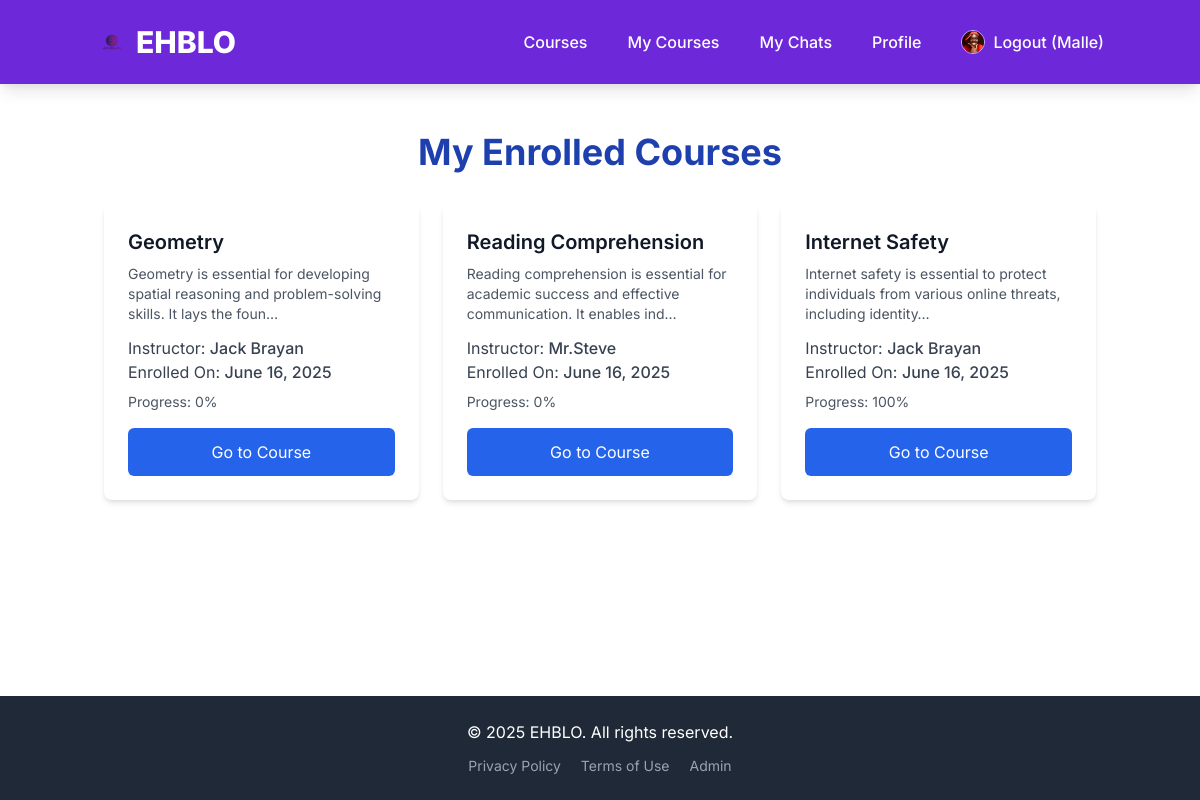
The app's page /courses/my-courses/ (signed in) with its own data.
### users/models.py (models this page shows, shortened)
class CustomUser(AbstractUser):
    USER_TYPE_CHOICES = (
        ("student", "Student"),
        ("instructor", "Instructor"),
    )
    user_type = models.CharField(max_length=20, choices=USER_TYPE_CHOICES, default="student")
    bio = models.TextField(blank=True, null=True)
    profile_picture = models.ImageField(upload_to='profile_pics/', blank=True, null=True)
    phone_number = models.CharField(max_length=20, blank=True, null=True)
    country = models.CharField(max_length=100, blank=True, null=True)
    PEDAGOGIC_LEVEL_CHOICES = [
        ('primary', 'Primary'),
        ('secondary', 'Secondary'),
        ('university', 'University'),
        ('personal', 'Personal'),
    ]
    pedagogic_level = models.CharField(
        max_length=20,
        choices=PEDAGOGIC_LEVEL_CHOICES,
        blank=True,  # Allow it to be optional in the database
        null=True,   # Allow NULL in the database
        verbose_name="Pedagogic Level"
    )
    interests = models.ManyToManyField(
        Subject,
        related_name='interested_users',
        blank=True, # Allow users to have no interests selected initially
        verbose_name="Interests"
    )
    class Meta:
        verbose_name = "User"
        verbose_name_plural = "Users"

### courses/models.py (models this page shows, shortened)
class Enrollment(models.Model):
    student = models.ForeignKey(settings.AUTH_USER_MODEL,
                                 on_delete=models.CASCADE,
                                 related_name='enrollments',
                                 limit_choices_to={'user_type': 'student'})
    course = models.ForeignKey(Course,
                               on_delete=models.CASCADE,
                               related_name='enrollments')
    enrolled_at = models.DateTimeField(auto_now_add=True)
    completed_contents = models.ManyToManyField(Content, blank=True, related_name='completed_by_students')
    class Meta:
        unique_together = ('student', 'course')
    def get_progress(self):
        total_contents = self.course.modules.aggregate(total=models.Count('contents'))['total']
        if not total_contents:
            return 0
        completed_count = self.completed_contents.count()
        return (completed_count / total_contents) * 100

class Course(models.Model):
    instructor = models.ForeignKey(settings.AUTH_USER_MODEL,
                                   on_delete=models.CASCADE,
                                   related_name='courses_created',
                                   limit_choices_to={'user_type': 'instructor'})
    subject = models.ForeignKey(Subject,
                                 on_delete=models.CASCADE,
                                 related_name='courses')
    title = models.CharField(max_length=250)
    slug = models.SlugField(max_length=250, unique=True, blank=True)
    overview = models.TextField()
    created = models.DateTimeField(auto_now_add=True)
    updated = models.DateTimeField(auto_now=True)
    price = models.DecimalField(max_digits=10, decimal_places=2, default=0.00) # 0 for free courses
    is_published = models.BooleanField(default=False)
    tags = TaggableManager(blank=True)
    image = models.ImageField(upload_to='course_thumbnails/', null=True, blank=True)
    class Meta:
        ordering = ('-created',)

### courses/views.py (the view)
# urls.py: path('my-courses/', views.EnrolledCourseListView.as_view(), name='my_courses'),
class EnrolledCourseListView(LoginRequiredMixin, ListView):
    model = Enrollment
    template_name = 'courses/my_courses.html'
    context_object_name = 'enrollments'
    def get_queryset(self):
        return Enrollment.objects.filter(student=self.request.user).select_related('course').order_by('-enrolled_at')

### courses/templates/courses/my_courses.html (shortened to what this page needs)
{% extends "base.html" %}
{% load static %}
{% block content %}
<h1 class="text-4xl font-bold text-center text-blue-800 mb-8">My Enrolled Courses</h1>
<div class="grid grid-cols-1 md:grid-cols-2 lg:grid-cols-3 gap-6">
    {% for enrollment in enrollments %}
        <div class="bg-white rounded-lg shadow-md overflow-hidden hover:shadow-lg transition-shadow duration-300">
            <div class="p-6">
                <h2 class="text-xl font-semibold text-gray-900 mb-2">{{ enrollment.course.title }}</h2>
                <p class="text-sm text-gray-600 mb-3">{{ enrollment.course.overview|truncatechars:100 }}</p>
                <p class="text-md text-gray-700">Instructor: <span class="font-medium">{{ enrollment.course.instructor.get_full_name|default:enrollment.course.instructor.username }}</span></p>
                <p class="text-md text-gray-700">Enrolled On: <span class="font-medium">{{ enrollment.enrolled_at|date:"F d, Y" }}</span></p>
                <p class="text-sm text-gray-600 mt-2">Progress: {{ enrollment.get_progress|floatformat:"0" }}%</p>
                <a href="{% url 'course_player_home' enrollment.pk %}"
                   class="block w-full text-center bg-blue-600 text-white p-3 rounded-md mt-4 hover:bg-blue-700 transition duration-300">
                    Go to Course
                </a>
            </div>
        </div>
    {% endfor %}
</div>
{% endblock %}

### templates/base.html (shortened to what this page needs)
<!DOCTYPE html>
<html lang="en">
<head>
    {% load static %}
    <link href="https://cdn.jsdelivr.net/npm/tailwindcss@2.2.19/dist/tailwind.min.css" rel="stylesheet">
</head>
<body class="flex flex-col min-h-screen">
    <nav class="bg-purple-700 p-4 shadow-lg">
        <div class="container mx-auto flex flex-wrap justify-between items-center">
            <a href="{% url 'home' %}" class="text-white text-3xl font-extrabold rounded-lg p-2 hover:bg-purple-800 transition duration-300 flex items-center space-x-2">
                <img src="{% static 'images/logo.png' %}" alt="EHBLO Logo" class="h-8 w-8 object-contain">
                <span>EHBLO</span>
            </a>
            <div id="nav-menu" class="hidden lg:flex flex-grow lg:flex-grow-0 lg:items-center w-full lg:w-auto mt-4 lg:mt-0">
                <div class="flex flex-col lg:flex-row lg:space-x-6 space-y-3 lg:space-y-0 lg:ml-auto">
                    <a href="{% url 'course_list' %}" class="text-white hover:text-purple-200 p-2 rounded-lg hover:bg-purple-800 transition duration-300 font-medium">Courses</a>
                    {% if user.is_authenticated %}
                        <a href="{% url 'my_courses' %}" class="text-white hover:text-purple-200 p-2 rounded-lg hover:bg-purple-800 transition duration-300 font-medium">My Courses</a>
                        <a href="{% url 'my_chats' %}" class="text-white hover:text-purple-200 p-2 rounded-lg hover:bg-purple-800 transition duration-300 font-medium">My Chats</a>
                        <a href="{% url 'profile' %}" class="text-white hover:text-purple-200 p-2 rounded-lg hover:bg-purple-800 transition duration-300 font-medium">Profile</a>
                        <form action="{% url 'logout' %}" method="post" class="inline-block">
                            <button type="submit" class="text-white hover:text-purple-200 p-2 rounded-lg hover:bg-purple-800 transition duration-300 font-medium cursor-pointer flex items-center space-x-2">
                                {% if user.profile_picture %}
                                    <img src="{{ user.profile_picture.url }}" alt="Profile" class="w-6 h-6 rounded-full object-cover border border-purple-300">
                                {% else %}
                                    <img src="{% static 'images/default_profile_pic.png' %}" alt="Default Profile" class="w-6 h-6 rounded-full object-cover border border-gray-300">
                                {% endif %}
                                <span>Logout ({{ user.username }})</span>
                            </button>
                        </form>
                    {% else %}
                        <a href="{% url 'login' %}" class="text-white hover:text-purple-200 p-2 rounded-lg hover:bg-purple-800 transition duration-300 font-medium">Login</a>
                        <a href="{% url 'signup' %}" class="text-white bg-purple-600 px-4 py-2 rounded-lg hover:bg-purple-500 transition duration-300 font-medium">Sign Up</a>
                    {% endif %}
                </div>
            </div>
        </div>
    </nav>
    <main class="container mx-auto mt-8 p-4 flex-grow">
        {% block content %}
        {% endblock %}
    </main>
    <footer class="bg-gray-800 text-white p-6 mt-auto">
        <div class="container mx-auto text-center">
            <p>&copy; {% now "Y" %} EHBLO. All rights reserved.</p>
            <div class="mt-3 space-x-4 text-sm">
                <a href="#" class="text-gray-400 hover:text-white transition duration-300">Privacy Policy</a>
                <a href="#" class="text-gray-400 hover:text-white transition duration-300">Terms of Use</a>
                <a href="{% url 'admin:index' %}" class="text-gray-400 hover:text-white transition duration-300">Admin</a>
            </div>
        </div>
    </footer>
</body>
</html>

### templates/base.html (style rules this page uses)
body { font-family: 'Inter', sans-serif; @apply bg-gray-50; }

### records on screen
CustomUser: profile_picture (picture), username "Malle"
Enrollment: course "Geometry", course.overview "Geometry is essential for developing spatial reasoning and problem-solving skills. It lays the foun…", course.instructor.get_full_name "Jack Brayan", enrolled_at "June 16, 2025", get_progress "0"
Enrollment: course "Reading Comprehension", course.overview "Reading comprehension is essential for academic success and effective communication. It enables ind…", course.instructor.get_full_name "Mr.Steve", enrolled_at "June 16, 2025", get_progress "0"
Enrollment: course "Internet Safety", course.overview "Internet safety is essential to protect individuals from various online threats, including identity…", course.instructor.get_full_name "Jack Brayan", enrolled_at "June 16, 2025", get_progress "100"
